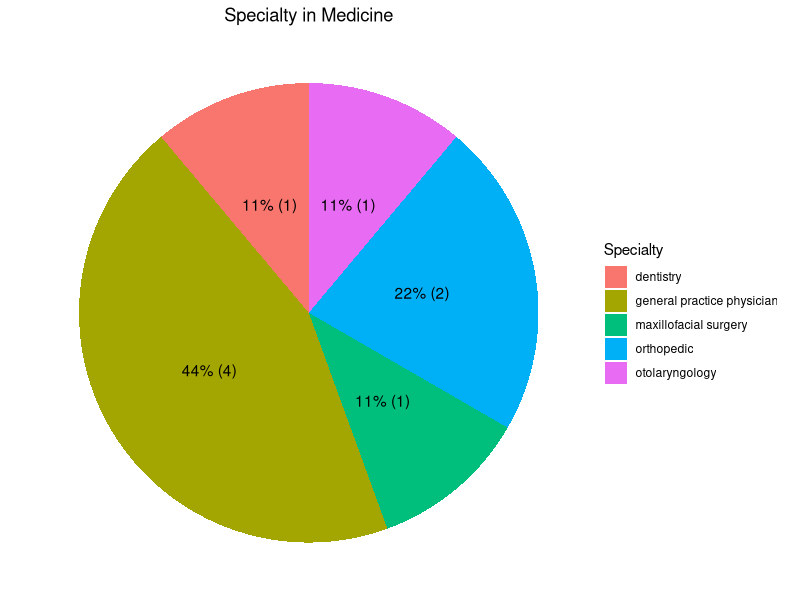

Write the R code that produced this figure.
## ---- chunk 1
knitr::opts_chunk$set(message = FALSE)
## ---- chunk 2

# Install and load necessary libraries; for presenting a pie chart of a statistics of conference registration
#install.packages("googlesheets4")
#install.packages("tidyverse")
#library(googlesheets4)
library(tidyverse)
library(dplyr)

## Read data from Google Sheet
#msc2023_participants <- read_sheet("https://docs.google.com/spreadsheets/d/16w-_RyZ7PgLvNTTeujzUJ7R-okNa30GmQfXK9omp8OI/edit")

# Read data from CSV file
msc2023_participants <- read.csv("2023MSC_form_Registration (Responses) - Form Responses 1.csv")


# Count the number of occurrences of each specialty
data_count <- msc2023_participants %>% count(`Specialty.in.Medicine`)

# Create pie chart with percentage labels and counts
ggplot(data_count, aes(x="", y=n, fill=`Specialty.in.Medicine`)) +
  geom_bar(width = 1, stat = "identity") +
  coord_polar("y", start=0) +
  theme_void() +
  ggtitle("Specialty in Medicine") +
  theme(plot.title = element_text(hjust = 0.5)) +
  scale_fill_discrete(name="Specialty") +
  geom_text(aes(label=paste0(round(n/sum(n)*100), "% (", n, ")")), position=position_stack(vjust=0.5))
  
# Create pie chart using ggplot2 from msc2023_participants dataset directly
#ggplot(msc2023_participants, aes(x="", y=<column containing values>, fill="Specialty in Medicine")) +
#  geom_bar(width = 1, stat = "identity") +
#  coord_polar("y", start=0) +
#  theme_void()



